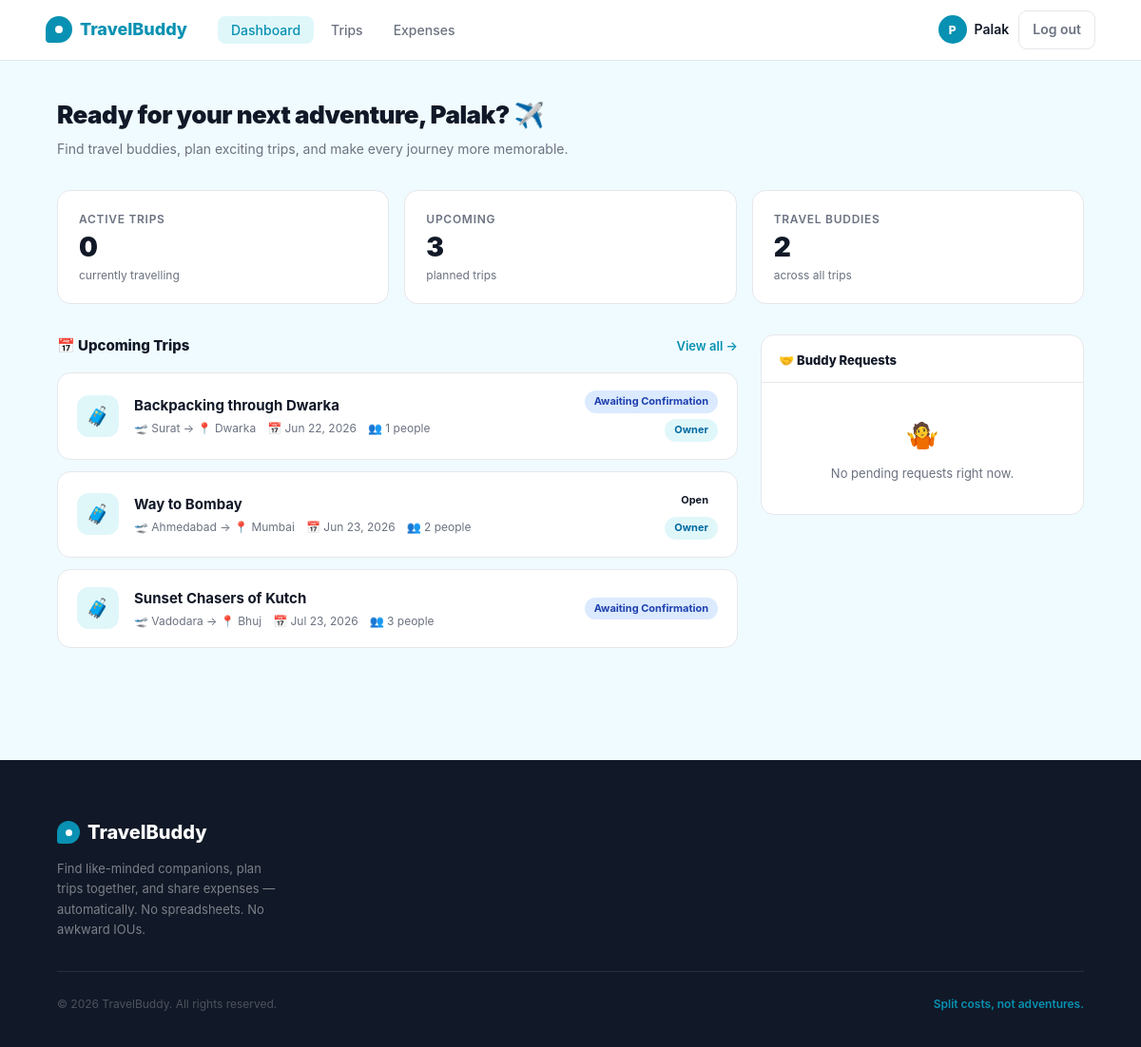
The app's page /dashboard (signed in) with its own data.
### app/models.py (models this page shows, shortened)
class User(db.Model, UserMixin):
    __tablename__ = 'users'
    id             = db.Column(db.Integer, primary_key=True)
    name           = db.Column(db.String(100), nullable=False)
    email          = db.Column(db.String(150), unique=True, nullable=False)
    password_hash  = db.Column(db.String(255), nullable=False)
    travel_style   = db.Column(db.String(50), default='flexible')
    bio            = db.Column(db.Text, default='')
    interests      = db.Column(db.String(255), default='')
    phone          = db.Column(db.String(20), default='')
    created_at     = db.Column(db.DateTime, default=lambda: datetime.now(timezone.utc))
    owned_trips    = db.relationship('Trip', back_populates='owner', lazy='dynamic')
    memberships    = db.relationship('TripMember', back_populates='user', lazy='dynamic')
    expenses_paid  = db.relationship('Expense', back_populates='paid_by', lazy='dynamic')
    def get_active_trips(self):
        from sqlalchemy import or_
        owned = Trip.query.filter_by(owner_id=self.id, status='ACTIVE').all()
        joined = (
            Trip.query
            .join(TripMember, TripMember.trip_id == Trip.id)
            .filter(
                TripMember.user_id == self.id,
                TripMember.status == 'accepted',
                Trip.status == 'active',
                Trip.owner_id != self.id
            )
            .all()
        )
        return owned + joined
    def get_upcoming_trips(self):
        upcoming_statuses = ['OPEN', 'AWAITING_CONFIRMATION', 'CONFIRMED']
        owned = Trip.query.filter(
            Trip.owner_id == self.id,
            Trip.status.in_(upcoming_statuses)
        ).all()
        joined = (
            Trip.query
            .join(TripMember, TripMember.trip_id == Trip.id)
            .filter(
                TripMember.user_id == self.id,
                TripMember.status == 'accepted',
                Trip.status.in_(upcoming_statuses),
                Trip.owner_id != self.id
            )
            .all()
        )
        return owned + joined
    def get_pending_requests(self):
        my_trip_ids = [t.id for t in Trip.query.filter_by(owner_id=self.id).all()]
        return TripMember.query.filter(
            TripMember.trip_id.in_(my_trip_ids),
            TripMember.status == 'pending'
        ).all()
    def get_total_balance(self):
        total = 0.0
        all_trip_ids = self._all_trip_ids()
        if not all_trip_ids:
            return 0.0
        trips = Trip.query.filter(Trip.id.in_(all_trip_ids)).all()
        for trip in trips:
            total += trip.balance_for(self.id)
        return round(total, 2)
    def _all_trip_ids(self):
        owned = [t.id for t in Trip.query.filter_by(owner_id=self.id).all()]
        joined = [m.trip_id for m in
                  TripMember.query.filter_by(user_id=self.id, status='accepted').all()]
        return list(set(owned + joined))

class Trip(db.Model):
    __tablename__ = 'trips'
    __table_args__ = (
        db.Index('ix_trips_owner_status', 'owner_id', 'status'),
        db.Index('ix_trips_public_start', 'is_public', 'start_date'),
    )
    id          = db.Column(db.Integer, primary_key=True)
    owner_id    = db.Column(db.Integer, db.ForeignKey('users.id'), nullable=False)
    title       = db.Column(db.String(150), nullable=False)
    destination = db.Column(db.String(150), nullable=False)
    departure_city = db.Column(db.String(100), default='')
    start_date  = db.Column(db.Date, nullable=False)
    end_date    = db.Column(db.Date, nullable=False)
    description = db.Column(db.Text, default='')
    budget_min  = db.Column(db.Float, default=0)
    budget_max  = db.Column(db.Float, default=0)
    max_members = db.Column(db.Integer, default=4)
    status      = db.Column(db.String(20), default='OPEN')  # OPEN, AWAITING_CONFIRMATION, CONFIRMED, ACTIVE, COMPLETED, CANCELLED
    confirmation_deadline = db.Column(db.DateTime, nullable=True)
    confirmation_started_at = db.Column(db.DateTime, nullable=True)
    cancelled_at = db.Column(db.DateTime, nullable=True)
    is_public   = db.Column(db.Boolean, default=True)
    created_at  = db.Column(db.DateTime, default=lambda: datetime.now(timezone.utc))
    owner    = db.relationship('User', back_populates='owned_trips')
    members  = db.relationship('TripMember', back_populates='trip', lazy='dynamic',
                               cascade='all, delete-orphan')
    expenses = db.relationship('Expense', back_populates='trip', lazy='dynamic',
                               cascade='all, delete-orphan')
    def is_open(self):
        return self.status and self.status.upper() == 'OPEN'
    def is_active(self):
        return self.status and self.status.upper() == 'ACTIVE'
    def is_completed(self):
        return self.status and self.status.upper() == 'COMPLETED'
    def is_cancelled(self):
        return self.status and self.status.upper() == 'CANCELLED'
    @property
    def status_label(self):
        return {
            'OPEN': 'Open',
            'AWAITING_CONFIRMATION': 'Awaiting Confirmation',
            'CONFIRMED': 'Confirmed',
            'ACTIVE': 'Active',
            'COMPLETED': 'Completed',
            'CANCELLED': 'Cancelled',
        }.get(self.status.upper() if self.status else '', 'Unknown')
    def member_count(self):
        return self.members.filter_by(status='accepted').count() + 1  # +1 for owner
    def total_spent(self):
        return round(sum(e.amount for e in self.expenses), 2)
    def your_share(self, user_id):
        mc = self.member_count()
        return round(self.total_spent() / mc, 2) if mc else 0.0
    def balance_for(self, user_id):
        paid = sum(e.amount for e in self.expenses.filter_by(paid_by_id=user_id))
        share = self.your_share(user_id)
        return round(paid - share, 2)

### app/dashboard/routes.py (the view)
@dashboard.route('/dashboard')
@login_required
def index():
    active_trips   = current_user.get_active_trips()
    upcoming_trips = current_user.get_upcoming_trips()
    pending_reqs   = current_user.get_pending_requests()
    net_balance    = current_user.get_total_balance()
    all_trip_ids = current_user._all_trip_ids()
    recent_expenses = (Expense.query
                       .filter(Expense.trip_id.in_(all_trip_ids))
                       .order_by(Expense.created_at.desc())
                       .limit(5)
                       .all()) if all_trip_ids else []
    total_trips    = len(active_trips) + len(upcoming_trips)
    total_buddies  = _count_unique_buddies(current_user)
    trips_for_card = (active_trips + upcoming_trips)[:6]
    return render_template('dashboard/index.html',
        active_trips=active_trips,
        upcoming_trips=upcoming_trips,
        pending_reqs=pending_reqs,
        recent_expenses=recent_expenses,
        net_balance=net_balance,
        total_trips=total_trips,
        total_buddies=total_buddies,
        trips_for_card=trips_for_card,
        today=date.today()
    )

### app/dashboard/routes.py (called while the page is built)
def _count_unique_buddies(user):
    all_trip_ids = user._all_trip_ids()
    if not all_trip_ids:
        return 0
    member_user_ids = {
        m.user_id
        for m in TripMember.query.filter(
            TripMember.trip_id.in_(all_trip_ids),
            TripMember.status == 'accepted',
            TripMember.user_id != user.id
        ).all()
    }
    owner_ids = {
        t.owner_id
        for t in Trip.query.filter(
            Trip.id.in_(all_trip_ids),
            Trip.owner_id != user.id
        ).all()
    }
    return len(member_user_ids | owner_ids)

### app/models.py (called while the page is built)
@login_manager.user_loader
def load_user(user_id):
    return db.session.get(User, int(user_id))

### app/templates/dashboard/index.html (shortened to what this page needs)
{% extends "base.html" %}
{% block content %}
<div class="dashboard">
  <div class="dashboard-inner">
    <div class="dash-header">
      <div>
        <h1 class="dash-greeting">
          Ready for your next adventure, {{ current_user.name.split()[0] }}? ✈️
        </h1>
        <p class="dash-subtitle">Find travel buddies, plan exciting trips, and make every journey more memorable.</p>
      </div>
    </div>
    <div class="stat-row">
      <div class="stat-card">
        <div class="stat-label">Active Trips</div>
        <div class="stat-value">{{ active_trips | length }}</div>
        <div class="stat-sub">currently travelling</div>
      </div>
      <div class="stat-card">
        <div class="stat-label">Upcoming</div>
        <div class="stat-value">{{ upcoming_trips | length }}</div>
        <div class="stat-sub">planned trips</div>
      </div>
      <div class="stat-card">
        <div class="stat-label">Travel Buddies</div>
        <div class="stat-value">{{ total_buddies }}</div>
        <div class="stat-sub">across all trips</div>
      </div>
    </div>
    <div class="dash-grid">
      <div class="left-col">
        <div class="trips-section">
          <div class="section-header">
            <div class="section-title">📅 Upcoming Trips</div>
            <a href="{{ url_for('trips.index') }}" class="section-link">View all →</a>
          </div>
          <div class="trip-cards">
            {% if upcoming_trips %}
              {% for trip in upcoming_trips %}
              <div class="trip-card">
                <div class="trip-icon">🧳</div>
                <div class="trip-info">
                  <div class="trip-name">{{ trip.title }}</div>
                  <div class="trip-meta">
                    <span>🛫 {{ trip.departure_city }} → 📍 {{ trip.destination }}</span>
                    <span>📅 {{ trip.start_date.strftime('%b %d, %Y') }}</span>
                    <span>👥 {{ trip.member_count() }} people</span>
                  </div>
                </div>
                <div class="trip-right">
                  {% if trip.is_cancelled() %}
                    <span class="badge badge-join-closed">{{ trip.status_label }}</span>
                  {% elif trip.is_active() %}
                    <span class="badge badge-active">{{ trip.status_label }}</span>
                  {% elif trip.is_completed() %}
                    <span class="badge badge-completed">{{ trip.status_label }}</span>
                  {% elif trip.is_open() %}
                    <span class="badge badge-open">{{ trip.status_label }}</span>
                  {% else %}
                    <span class="badge badge-upcoming">{{ trip.status_label }}</span>
                  {% endif %}
                  {% if trip.owner_id == current_user.id %}
                    <span class="badge badge-owner">Owner</span>
                  {% endif %}
                </div>
              </div>
              {% endfor %}
            {% endif %}
          </div>
        </div>
      </div>
      <div class="right-col">
        <div class="panel">
          <div class="panel-head">
            <div class="panel-title">
              🤝 Buddy Requests
            </div>
          </div>
          <div class="panel-body">
            {% if pending_reqs %}
              {% set seen_trips = namespace(ids=[]) %}
              {% for req in pending_reqs %}
                {% if req.trip.id not in seen_trips.ids %}
                  {% set _ = seen_trips.ids.append(req.trip.id) %}
                  {% set trip_reqs = pending_reqs | selectattr('trip_id', 'equalto', req.trip.id) | list %}
                  <div class="manage-request-row">
                    <div class="manage-trip-icon">🧳</div>
                    <div class="manage-trip-info">
                      <div class="manage-trip-name">{{ req.trip.title }}</div>
                      <div class="manage-trip-sub">
                        {{ trip_reqs | length }} pending request{{ 's' if (trip_reqs | length) > 1 else '' }}
                      </div>
                    </div>
                    <a href="{{ url_for('trips.detail', trip_id=req.trip.id) }}#buddy-requests"
                       class="btn-manage">Manage Requests →</a>
                  </div>
                {% endif %}
              {% endfor %}
            {% else %}
              <div style="padding: 20px 18px; text-align: center;">
                <div style="font-size:28px;margin-bottom:8px;">🤷</div>
                <div style="font-size:13px;color:var(--text-muted);">No pending requests right now.</div>
              </div>
            {% endif %}
          </div>
        </div>
      </div>
    </div>
  </div>
</div>
{% endblock %}

### app/templates/base.html (shortened to what this page needs)
<!DOCTYPE html>
<html lang="en">
<head>
</head>
<body>
<nav>
  <a href="{{ url_for('main.home') }}" class="logo">
    <div class="logo-icon"></div>
    TravelBuddy
  </a>
  {% if current_user.is_authenticated %}
    <ul class="nav-links">
      <li><a href="{{ url_for('dashboard.index') }}" {% if request.endpoint == 'dashboard.index' %}class="active"{% endif %}>Dashboard</a></li>
      <li><a href="{{ url_for('trips.index') }}" {% if request.endpoint and request.endpoint.startswith('trips.') %}class="active"{% endif %}>Trips</a></li>
      <li><a href="{{ url_for('expenses.my_expenses') }}" {% if request.endpoint == 'expenses.my_expenses' %}class="active"{% endif %}>Expenses</a></li>
    </ul>
    <div class="nav-right">
      <div class="nav-user">
        <div class="nav-avatar">{{ current_user.name[0].upper() }}</div>
        <a href="{{ url_for('profile.view') }}" style="color:inherit;">{{ current_user.name.split()[0] }}</a>
      </div>
      <a href="{{ url_for('auth.logout') }}" class="btn-logout">Log out</a>
    </div>
  {% endif %}
</nav>
{% block content %}{% endblock %}
<footer>
  <div class="footer-inner">
    <div class="footer-top">
      <div class="footer-brand">
        <div class="footer-logo">
          <div class="footer-logo-icon"></div>
          TravelBuddy
        </div>
        <p>Find like-minded companions, plan trips together, and share expenses — automatically. No spreadsheets. No awkward IOUs.</p>
      </div>
    </div>
    <div class="footer-bottom">
      <p class="footer-copy">© 2026 TravelBuddy. All rights reserved.</p>
      <p class="footer-tagline-bottom">Split costs, not adventures.</p>
    </div>
  </div>
</footer>
</body>
</html>

### records on screen
User: name "P", name "Palak"
Trip: title "Backpacking through Dwarka", departure_city "Surat", destination "Dwarka", start_date "Jun 22, 2026", member_count "1", status_label "Awaiting Confirmation", shows "Owner"
Trip: title "Way to Bombay", departure_city "Ahmedabad", destination "Mumbai", start_date "Jun 23, 2026", member_count "2", status_label "Open", shows "Owner"
Trip: title "Sunset Chasers of Kutch", departure_city "Vadodara", destination "Bhuj", start_date "Jul 23, 2026", member_count "3", status_label "Awaiting Confirmation"

### other values on screen
{{ active_trips | length }} "0"
{{ upcoming_trips | length }} "3"
{{ total_buddies }} "2"
